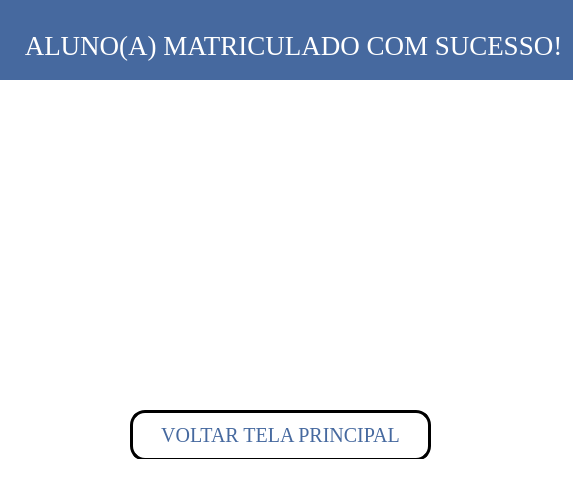
<?xml version="1.0" encoding="UTF-8"?>
<ui version="4.0">
 <class>tela_aluno_matriculado</class>
 <widget class="QMainWindow" name="tela_aluno_matriculado">
  <property name="geometry">
   <rect>
    <x>0</x>
    <y>0</y>
    <width>573</width>
    <height>481</height>
   </rect>
  </property>
  <property name="windowTitle">
   <string>Confirmação de Matrícula</string>
  </property>
  <property name="windowIcon">
   <iconset>
    <normaloff>imagens/diplomado.png</normaloff>imagens/diplomado.png</iconset>
  </property>
  <property name="styleSheet">
   <string notr="true">background-color:rgb(255, 255, 255)</string>
  </property>
  <widget class="QWidget" name="centralwidget">
   <widget class="QLabel" name="label_2">
    <property name="geometry">
     <rect>
      <x>-90</x>
      <y>0</y>
      <width>701</width>
      <height>91</height>
     </rect>
    </property>
    <property name="font">
     <font>
      <family>Georgia</family>
      <pointsize>20</pointsize>
      <weight>50</weight>
      <bold>false</bold>
     </font>
    </property>
    <property name="styleSheet">
     <string notr="true">background-color:rgb(70, 105, 159);
color:rgb(255, 255, 255)</string>
    </property>
    <property name="text">
     <string>          ALUNO(A) MATRICULADO COM SUCESSO!</string>
    </property>
    <property name="alignment">
     <set>Qt::AlignCenter</set>
    </property>
   </widget>
   <widget class="QLabel" name="label">
    <property name="geometry">
     <rect>
      <x>-10</x>
      <y>80</y>
      <width>601</width>
      <height>351</height>
     </rect>
    </property>
    <property name="text">
     <string/>
    </property>
    <property name="pixmap">
     <pixmap>imagens/LOGO_UNIVERS.png</pixmap>
    </property>
    <property name="scaledContents">
     <bool>true</bool>
    </property>
   </widget>
   <widget class="QPushButton" name="botao_tela_principal">
    <property name="geometry">
     <rect>
      <x>130</x>
      <y>410</y>
      <width>301</width>
      <height>51</height>
     </rect>
    </property>
    <property name="font">
     <font>
      <family>Georgia</family>
      <pointsize>15</pointsize>
      <weight>50</weight>
      <bold>false</bold>
     </font>
    </property>
    <property name="cursor">
     <cursorShape>UpArrowCursor</cursorShape>
    </property>
    <property name="styleSheet">
     <string notr="true">QPushButton{
color: rgb(70, 105, 159);
}

QPushButton{
background-color: rgb(255, 255, 255)
}

QPushButton:hover{
	background-color: lightblue
}

QPushButton{
border:3px solid black;
border-radius: 15px;
padding: 2px;
}</string>
    </property>
    <property name="text">
     <string>VOLTAR TELA PRINCIPAL</string>
    </property>
    <property name="icon">
     <iconset>
      <normaloff>../DESING/9868474931649315515-128.png</normaloff>../DESING/9868474931649315515-128.png</iconset>
    </property>
    <property name="iconSize">
     <size>
      <width>30</width>
      <height>30</height>
     </size>
    </property>
   </widget>
  </widget>
  <widget class="QStatusBar" name="statusbar"/>
 </widget>
 <resources/>
 <connections/>
</ui>
